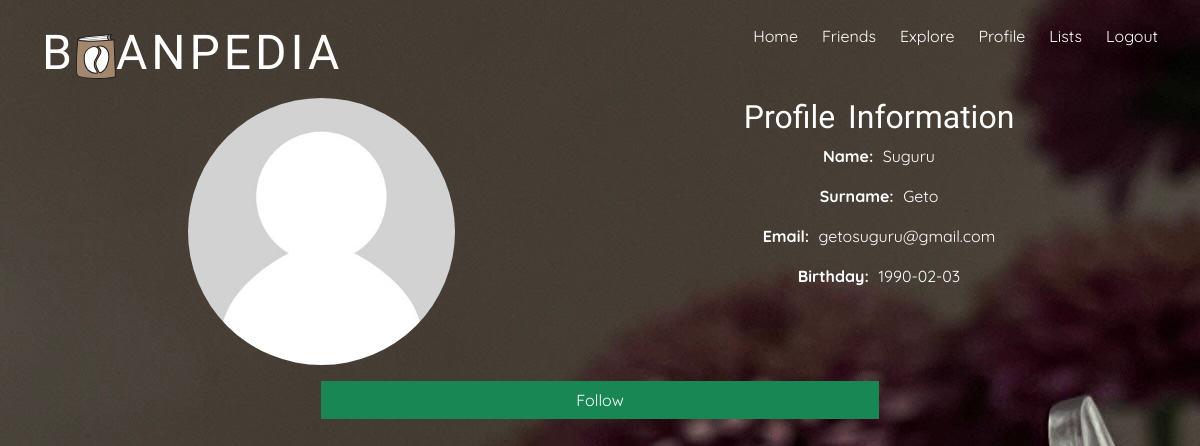
The page /project/profile.php?user_id=4 on the database its author committed.
### tables this page shows
CREATE TABLE `users` (
  `id` int NOT NULL,
  `name` varchar(255) NOT NULL,
  `surname` varchar(255) NOT NULL,
  `username` varchar(255) NOT NULL,
  `email` varchar(255) NOT NULL,
  `password` varchar(255) NOT NULL,
  `contact` int NOT NULL,
  `birthday` date DEFAULT NULL
);

### project/profile.php (the view, shortened to what this page needs)
<?php
include "config.php";
if (isset($_GET['user_id'])) {
    $profile_user_id = $_GET['user_id'];
} else {
    $profile_user_id = $_SESSION['id'];
}
$query = "SELECT * FROM users WHERE id = ?";
$stmt = $conn->prepare($query);
$stmt->bind_param("i", $profile_user_id);
$stmt->execute();
$result = $stmt->get_result();
$user = $result->fetch_assoc();
include "head.php";
?>
        <link rel="stylesheet" type="text/css" href="css/style.css"/>
        <link rel="stylesheet" type="text/css" href="css/index.css"/>
        <link rel="stylesheet" type="text/css" href="css/profile.css"/>
    </head>
    <body>
    <div class="container justify-content-center align-items-center">
    <?php include "header.php";?>
    <div class="container justify-content-center align-items-center">
    <div class="row">
        <div class="col-md-6 align-items-center">
            <img src="images/profile.jpg" class="w-50 img-fluid rounded-circle" alt="Profile Image">
        </div>
        <div class="col-md-6">
            <h2>Profile Information</h2>
            <p class="p"><strong>Name:</strong> <?php echo $user['name']; ?></p>
            <p class="p"><strong>Surname:</strong> <?php echo $user['surname']; ?></p>
            <p class="p"><strong>Email:</strong> <?php echo $user['email']; ?></p>
            <p class="p"><strong>Birthday:</strong> <?php echo $user['birthday']; ?></p>
        </div>
    </div>
</div>
    <div class="row">
        <div class="col-12">
            <?php
            $loggedInUserId = $_SESSION['id'];
            if(isset($_GET['user_id'])){
                $query = "SELECT * FROM users WHERE id = ?";
                $stmt = $conn->prepare($query);
                $stmt->bind_param("i", $_GET['user_id']);
                $stmt->execute();
                $result = $stmt->get_result();
                $user = $result->fetch_assoc();
                $profileUserId = $user['id'];
                if ($loggedInUserId !== $profileUserId) {
                    $query = "SELECT 1 FROM follows WHERE follower_id = ? AND following_id = ?";
                    $stmt = $conn->prepare($query);
                    $stmt->bind_param("ii", $loggedInUserId, $profileUserId);
                    $stmt->execute();
                    $result = $stmt->get_result();
                    if ($result->num_rows > 0) {
                        echo '<button class="btn btn-danger mt-3 w-50 mb-2" id="unfollowBtn" data-action="unfollow">Unfollow</button>
                            <a href="messages.php?user_id=' . $profileUserId . '"><button class="btn btn-dark w-50" id="sendMessageBtn">Send Message</button></a>';
                    } else {
                        echo '<button class="btn btn-success mt-3 w-50 mb-2" id="followBtn" data-action="follow">Follow</button>';
                    }
                }
            }
            ?>
        </div>
        </div>
    </div>
    </body>
</html>

### project/css/style.css (style rules this page uses)
h2, h3 { font-family: 'Gilda Display', sans-serif; font-size: 2em; color: white; }
body { font-family: 'Quicksand', sans-serif; font-size: 1em; word-spacing: 5px; background-image: url('../images/bg.JPG'); }
.p { color: white; }

### project/css/index.css (style rules this page uses)
.btn { border-radius: 0.5%; -webkit-border-radius: 0.5%; -moz-border-radius: 0.5%; -ms-border-radius: 0.5%; -o-border-radius: 0.5%; }

### project/css/profile.css (style rules this page uses)
.container { text-align: center; align-items: center; justify-content: center; flex-direction: column; }
body { height:100vh; }

### rows shown on the page
users: name "Suguru", surname "Geto", email "getosuguru@gmail.com", birthday "1990-02-03"
